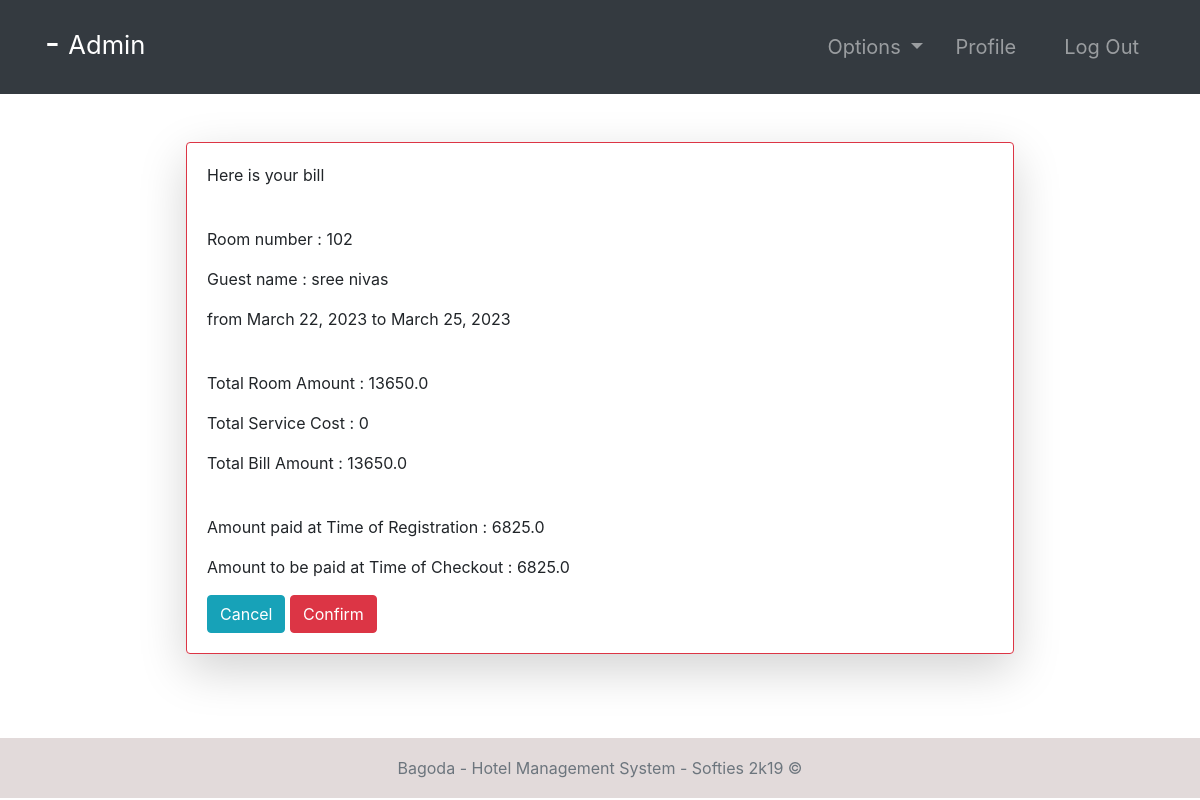
/viewbill/20/ (signed in), run on the app's committed database.
### room/models.py (models this page shows, shortened)
class Booking(models.Model):
    roomNumber = models.ForeignKey(Room, on_delete=models.CASCADE)
    guest = models.ForeignKey(Guest, null=True, on_delete=models.CASCADE)
    dateOfReservation = models.DateField(default=timezone.now)
    startDate = models.DateField()
    endDate = models.DateField()

class Room(models.Model):
    ROOM_TYPES = (
        ('King', 'King'),
        ('Luxury', 'Luxury'),
        ('Normal', 'Normal'),
        ('Economic', 'Economic'),
    )
    number = models.IntegerField(primary_key=True)
    capacity = models.SmallIntegerField()
    numberOfBeds = models.SmallIntegerField()
    roomType = models.CharField(max_length=20, choices=ROOM_TYPES)
    price = models.FloatField()
    statusStartDate = models.DateField(null=True)
    statusEndDate = models.DateField(null=True)

### accounts/models.py (models this page shows, shortened)
class Guest(models.Model):
    user = models.OneToOneField(User, null=True, on_delete=models.CASCADE)
    phoneNumber = PhoneNumberField(unique=True)

### room/views.py (the view)
# urls.py: path('viewbill/<str:pk>/', viewbill, name="viewbill"),
@login_required(login_url='login')
def viewbill(request,pk):
    role = str(request.user.groups.all()[0])
    uid = str(request.user.id)
    path = role + "/"
    booking = Booking.objects.get(id=pk)
    curoomservices = RoomServices.objects.filter(curBooking=booking)
    start_date = booking.startDate
    end_date = booking.endDate
    number_of_days = abs((end_date - start_date).days)
    room = Room.objects.get(number=booking.roomNumber.number)
    if request.method == "POST":
        return redirect('bookings')
    extra_price = 1
    if start_date.month in range(2, 3):
        extra_price += 0.10
    elif start_date.month in range(3, 6):
        extra_price += 0.30
    elif start_date.month in range(6, 10):
        extra_price += 0
    elif start_date.month in range(10, 12):
        extra_price += 0.20
    else:
        extra_price += 0.25
    if start_date.weekday() >= 5:
        extra_price += 0.05
    price = room.price
    service_cost = 0
    for crs in curoomservices:
        service_cost += crs.price
    room_total = round(price * number_of_days * extra_price, 2)
    context = {
        "role": role,
        'booking': booking,
        "roomtotal":room_total,
        "service":service_cost,
        "total":room_total+service_cost,
        "paid": room_total * 0.5,
        "topay": room_total * 0.5 + service_cost
    }
    return render(request, path + "viewbill.html", context)

### Templates/admin/viewbill.html
{% extends '../index.html' %}
{% block context %}
{% include '../common_pages/viewbill.html' %}
{% endblock %}

### Templates/incs/nav.html (shortened to what this page needs)
<nav class="navbar navbar-dark bg-dark navbar-expand-lg py-3 " role="navigation">
    <div class="container">
        <a href="" class="navbar-brand">
            <h2 class="text-capitalize">
                {{ request.user.first_name }} {{ request.user.last_name }} -
                {% if role != "receptionist" %}
                <small>
                    {{ role }}
                </small>
                {% else %}
                <small>
                    Agent
                </small>
                {% endif %}
            </h2>
        </a>
        <div class="collapse navbar-collapse" id="navbarTags">
            <ul class="navbar-nav ml-auto">
                <li class="nav-item dropdown p-2">
                    <a class="nav-link dropdown-toggle" href="#" id="navbarDropdown" role="button"
                        data-toggle="dropdown" aria-haspopup="true" aria-expanded="false">
                        Options
                    </a>
                </li>
                <li class="nav-item mr-3 p-2">
                    {% if role == 'staff' or role == 'receptionist' or role == 'admin' or role == 'manager' %}
                    <a href="{% url 'employee-profile' user.id %}" class="nav-link">Profile</a>
                    {% endif %}
                </li>
                <li class="nav-item p-2 ">
                    <a href="{% url 'logout' %}" class="nav-link">Log Out</a>
                </li>
            </ul>
        </div>
    </div>
</nav>

### Templates/common_pages/viewbill.html (shortened to what this page needs)
<div class="row justify-content-center m-5">
    <div class="card border-danger shadow-lg w-75">
        <div class="card-body">
            <p>Here is your bill</p> <br>
            <p>Room number : {{ booking.roomNumber.number }} </p>
            <p>Guest name : {{ booking.guest.user.first_name }} {{ booking.guest.user.last_name }}</p>
            <p>from {{ booking.startDate }} to {{ booking.endDate }}</p><br>
            <p>Total Room Amount : {{ roomtotal }}</p>
            <p>Total Service Cost : {{ service }}</p>
            <p>Total Bill Amount : {{ total }}</p><br>
            <p>Amount paid at Time of Registration : {{ paid }}</p>
            <p>Amount to be paid at Time of Checkout : {{ topay }}</p>
            <form action="{% url 'viewbill' booking.id %}" method="post">
                <a class="btn btn-info" href="{% url 'bookings' %}">Cancel</a>
                <input class="btn btn-danger" type="submit" value="Confirm">
            </form>
        </div>
    </div>
</div>

### static/css/main.css (style rules this page uses)
* { margin: 0; padding: 0; -webkit-font-smoothing: antialiased; }
body { position: relative; }
nav .nav-item { font-size: 20px; }

### data on the page
Booking: roomNumber.number "102", guest.user.first_name "sree", guest.user.last_name "nivas", startDate "March 22, 2023", endDate "March 25, 2023"

### other printed values
{{ role }} "Admin"
{{ roomtotal }} "13650.0"
{{ service }} "0"
{{ total }} "13650.0"
{{ paid }} "6825.0"
{{ topay }} "6825.0"
